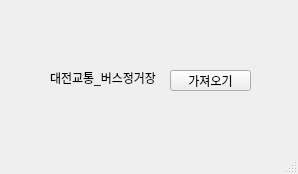
<?xml version="1.0" encoding="UTF-8"?>
<ui version="4.0">
 <class>MainWindow</class>
 <widget class="QMainWindow" name="MainWindow">
  <property name="geometry">
   <rect>
    <x>0</x>
    <y>0</y>
    <width>298</width>
    <height>174</height>
   </rect>
  </property>
  <property name="windowTitle">
   <string>MainWindow</string>
  </property>
  <widget class="QWidget" name="centralwidget">
   <widget class="QPushButton" name="pb">
    <property name="geometry">
     <rect>
      <x>170</x>
      <y>70</y>
      <width>81</width>
      <height>21</height>
     </rect>
    </property>
    <property name="text">
     <string>가져오기</string>
    </property>
   </widget>
   <widget class="QLabel" name="lbl">
    <property name="geometry">
     <rect>
      <x>50</x>
      <y>70</y>
      <width>121</width>
      <height>16</height>
     </rect>
    </property>
    <property name="text">
     <string>대전교통_버스정거장</string>
    </property>
   </widget>
  </widget>
  <widget class="QMenuBar" name="menubar">
   <property name="geometry">
    <rect>
     <x>0</x>
     <y>0</y>
     <width>298</width>
     <height>26</height>
    </rect>
   </property>
  </widget>
  <widget class="QStatusBar" name="statusbar"/>
 </widget>
 <resources/>
 <connections/>
</ui>
